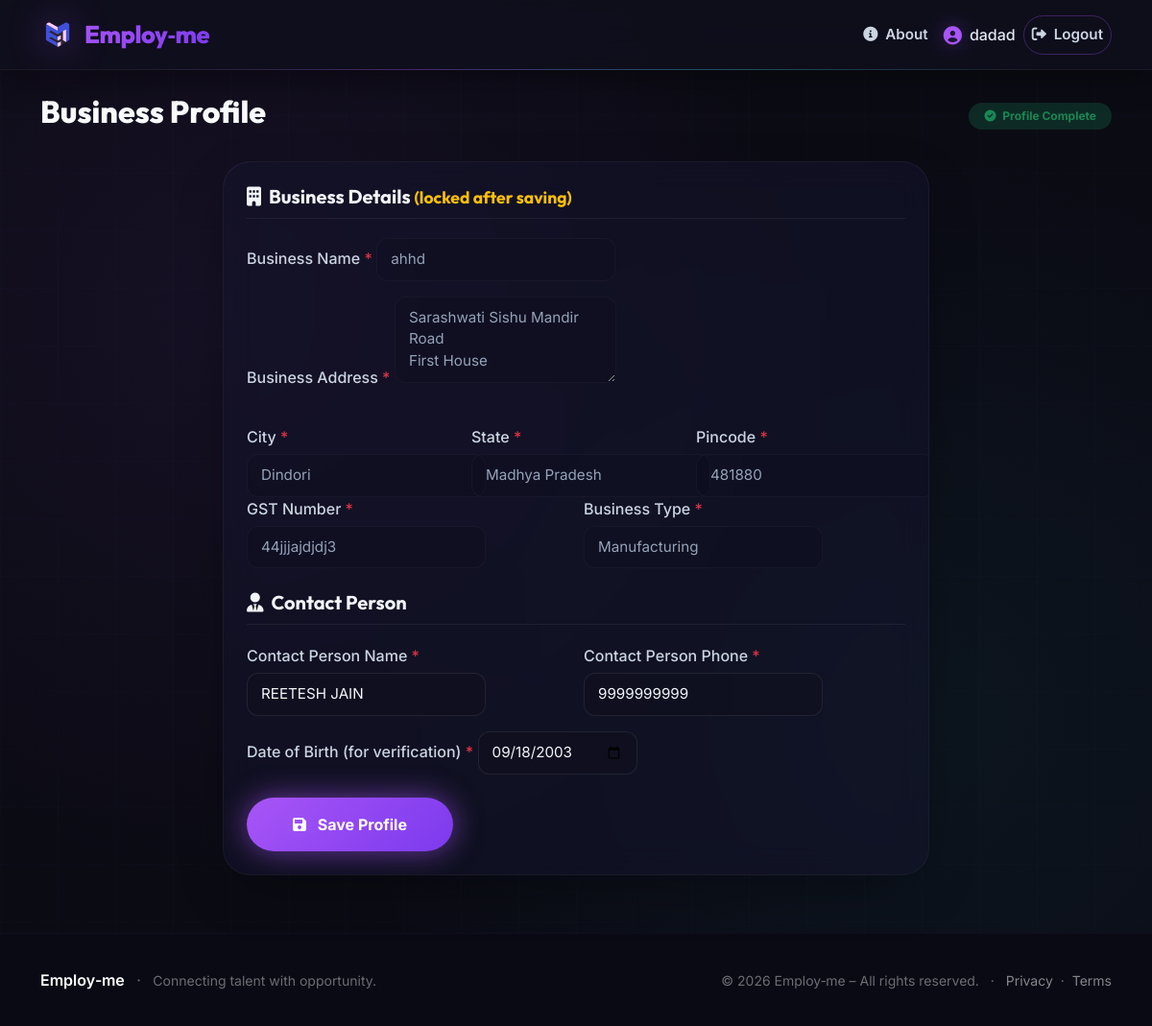
The app's page /employer/profile (signed in), older data.
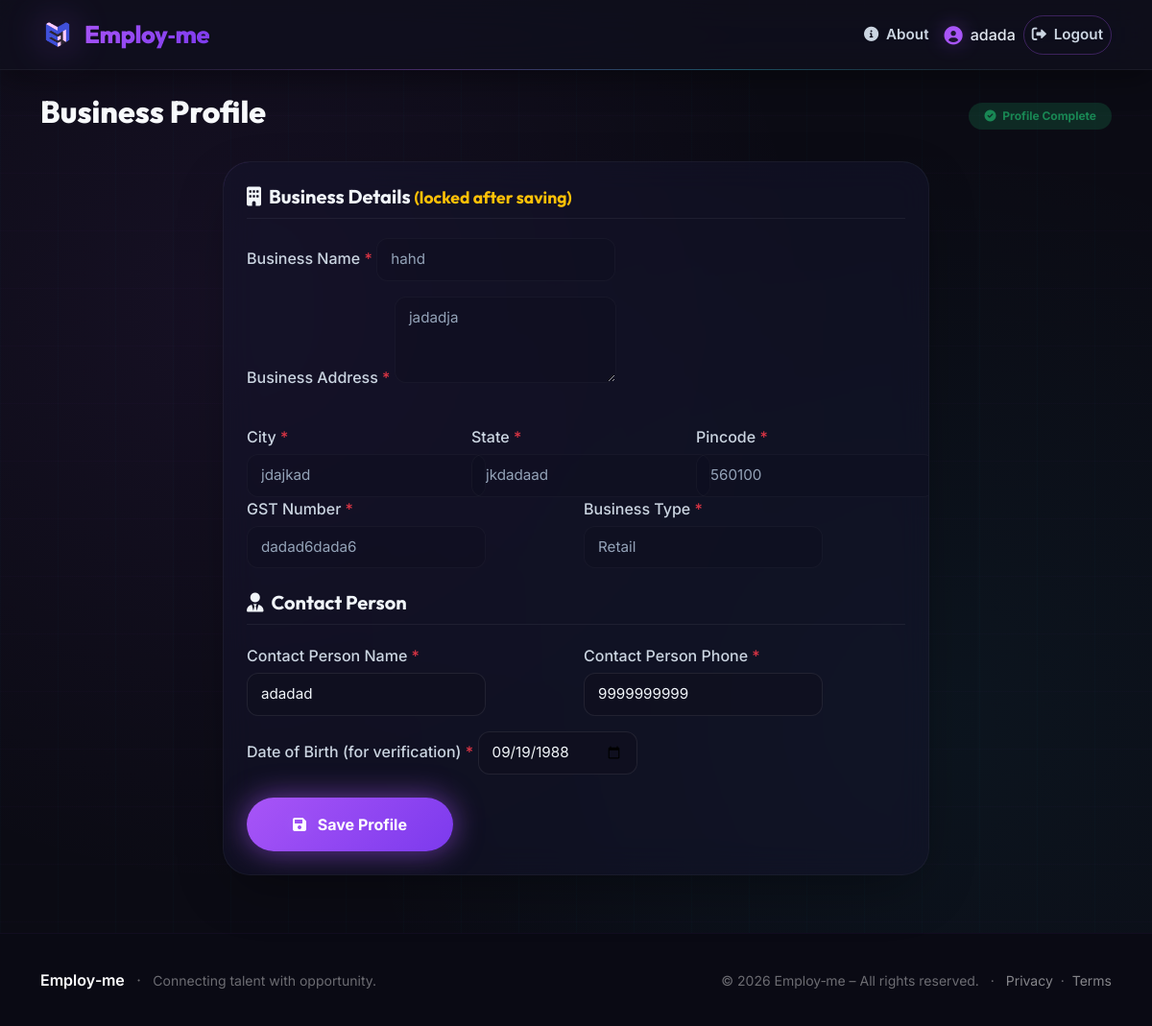
The same page, newer data.
### models.py (models this page shows)
class User(UserMixin, db.Model):
    id = db.Column(db.Integer, primary_key=True)
    email = db.Column(db.String(120), unique=True, nullable=False)
    password_hash = db.Column(db.String(128), nullable=False)
    role = db.Column(db.String(20), nullable=False)  # 'jobseeker' or 'employer'
    name = db.Column(db.String(100), nullable=False)
    created_at = db.Column(db.DateTime, default=datetime.utcnow)
    profile = db.relationship('JobSeekerProfile', backref='user', uselist=False,
                              cascade='all, delete-orphan')
    employer_profile = db.relationship('EmployerProfile', backref='user', uselist=False,
                                       cascade='all, delete-orphan')

class EmployerProfile(db.Model):
    id = db.Column(db.Integer, primary_key=True)
    user_id = db.Column(db.Integer, db.ForeignKey('user.id'), unique=True, nullable=False)
    business_name = db.Column(db.String(150), nullable=False)
    business_address = db.Column(db.String(300), nullable=False)
    gst_number = db.Column(db.String(30), nullable=False)
    business_type = db.Column(db.String(100), nullable=False)
    contact_person_name = db.Column(db.String(100), nullable=False)
    contact_person_phone = db.Column(db.String(15), nullable=False)
    city = db.Column(db.String(100), nullable=False, default='')
    state = db.Column(db.String(100), nullable=False, default='')
    pincode = db.Column(db.String(10), nullable=False, default='')
    dob = db.Column(db.Date, nullable=False, default=date.today)
    verified = db.Column(db.Boolean, default=False, nullable=False)
    created_at = db.Column(db.DateTime, default=datetime.utcnow)

### app.py (the view, shortened to what this page needs)
@app.route('/employer/profile', methods=['GET', 'POST'])
@login_required
@role_required('employer')
def employer_profile():
    profile = EmployerProfile.query.filter_by(user_id=current_user.id).first()
    form = EmployerForm(obj=profile)
    locked_fields = [
        'business_name', 'business_address', 'gst_number', 'business_type',
        'city', 'state', 'pincode'
    ] if profile else []
    if profile:
        for field_name in locked_fields:
            field = getattr(form, field_name, None)
            if field:
                field.validators = [v for v in field.validators if not isinstance(v, DataRequired)]
    if profile:
        form.business_name.data = profile.business_name
        form.business_address.data = profile.business_address
        form.gst_number.data = profile.gst_number
        form.business_type.data = profile.business_type
        form.city.data = profile.city
        form.state.data = profile.state
        form.pincode.data = profile.pincode
        form.contact_person_name.data = profile.contact_person_name
        form.contact_person_phone.data = profile.contact_person_phone
        form.dob.data = profile.dob
    return render_template('employer_profile.html',
                           form=form,
                           profile=profile,
                           locked_fields=locked_fields)

### forms.py
class EmployerForm(FlaskForm):
    business_name = StringField('Business Name', validators=[DataRequired(), Length(max=150)])
    business_address = TextAreaField('Business Address', validators=[DataRequired(), Length(max=300)])
    gst_number = StringField('GST Number', validators=[DataRequired(), Length(max=30)])
    business_type = SelectField('Business Type', choices=[
        ('Retail', 'Retail'),
        ('Wholesale', 'Wholesale'),
        ('Service', 'Service'),
        ('Manufacturing', 'Manufacturing'),
        ('Other', 'Other')
    ], validators=[DataRequired()])
    contact_person_name = StringField('Contact Person Name', validators=[DataRequired(), Length(max=100)])
    contact_person_phone = StringField('Contact Person Phone', validators=[DataRequired(), Length(max=15)])
    dob = DateField('Date of Birth (for verification)', validators=[DataRequired()], format='%Y-%m-%d')
    city = StringField('City', validators=[DataRequired(), Length(max=100)])
    state = StringField('State', validators=[DataRequired(), Length(max=100)])
    pincode = StringField('Pincode', validators=[DataRequired(), validate_pincode])
    submit = SubmitField('Save Business Profile')

### app.py (called while the page is built)
@login_manager.user_loader
def load_user(user_id):
    return User.query.get(int(user_id))

def role_required(role):
    def decorator(func):
        from functools import wraps
        @wraps(func)
        def wrapper(*args, **kwargs):
            if not current_user.is_authenticated or current_user.role != role:
                flash('Access denied.', 'danger')
                return redirect(url_for('index'))
            return func(*args, **kwargs)
        return wrapper
    return decorator

### templates/employer_profile.html (shortened to what this page needs)
{% extends "base.html" %}
{% block content %}
<div class="d-flex justify-content-between align-items-center mb-4">
    <h2 style="font-family: var(--font-display); font-weight: 800; color: #F8FAFC;">Business Profile</h2>
    {% if profile %}
        <span class="badge bg-success bg-opacity-25 text-success px-3 py-2 rounded-pill">
            <i class="fas fa-check-circle me-1"></i> Profile Complete
        </span>
    {% endif %}
</div>
<div class="row justify-content-center">
    <div class="col-md-8">
        <div class="card-modern p-4">
            <form method="POST" id="employer-profile-form" novalidate>
                <h5 class="section-title">
                    <i class="fas fa-building me-2"></i>Business Details
                    {% if locked_fields %}<small class="text-warning">(locked after saving)</small>{% endif %}
                </h5>
                <div class="mb-3">
                    <label class="form-label-custom">
                        {{ form.business_name.label.text }} <span class="text-danger">*</span>
                    </label>
                    {% if 'business_name' in locked_fields %}
                        <input class="form-control-dark" value="{{ form.business_name.data or '' }}" readonly>
                    {% else %}
                        {{ form.business_name(class="form-control-dark", placeholder="Enter your business name") }}
                    {% endif %}
                </div>
                <div class="mb-3">
                    <label class="form-label-custom">
                        {{ form.business_address.label.text }} <span class="text-danger">*</span>
                    </label>
                    {% if 'business_address' in locked_fields %}
                        <textarea class="form-control-dark" rows="3" readonly>{{ form.business_address.data or '' }}</textarea>
                    {% else %}
                        {{ form.business_address(class="form-control-dark", rows=3, placeholder="Full business address") }}
                    {% endif %}
                </div>
                <div class="row g-3 mt-2">
    <div class="col-md-4">
        <label class="form-label-custom">
            {{ form.city.label.text }} <span class="text-danger">*</span>
        </label>
        {% if 'city' in locked_fields %}
            <input class="form-control-dark" value="{{ form.city.data or '' }}" readonly>
        {% else %}
            {{ form.city(class="form-control-dark", placeholder="City") }}
        {% endif %}
    </div>
    <div class="col-md-4">
        <label class="form-label-custom">
            {{ form.state.label.text }} <span class="text-danger">*</span>
        </label>
        {% if 'state' in locked_fields %}
            <input class="form-control-dark" value="{{ form.state.data or '' }}" readonly>
        {% else %}
            {{ form.state(class="form-control-dark", placeholder="State") }}
        {% endif %}
    </div>
    <div class="col-md-4">
        <label class="form-label-custom">
            {{ form.pincode.label.text }} <span class="text-danger">*</span>
        </label>
        {% if 'pincode' in locked_fields %}
            <input class="form-control-dark" value="{{ form.pincode.data or '' }}" readonly>
        {% else %}
            {{ form.pincode(class="form-control-dark", placeholder="6-digit pincode") }}
        {% endif %}
    </div>
</div>
                <div class="row g-3">
                    <div class="col-md-6">
                        <label class="form-label-custom">
                            {{ form.gst_number.label.text }} <span class="text-danger">*</span>
                        </label>
                        {% if 'gst_number' in locked_fields %}
                            <input class="form-control-dark" value="{{ form.gst_number.data or '' }}" readonly>
                        {% else %}
                            {{ form.gst_number(class="form-control-dark", placeholder="22AAAAA0000A1Z5") }}
                        {% endif %}
                    </div>
                    <div class="col-md-6">
                        <label class="form-label-custom">
                            {{ form.business_type.label.text }} <span class="text-danger">*</span>
                        </label>
                        {% if 'business_type' in locked_fields %}
                            <input class="form-control-dark" value="{{ form.business_type.data or '' }}" readonly>
                        {% else %}
                            {{ form.business_type(class="form-select-dark") }}
                        {% endif %}
                    </div>
                </div>
                <h5 class="section-title mt-4"><i class="fas fa-user-tie me-2"></i>Contact Person</h5>
                <div class="row g-3">
                    <div class="col-md-6">
                        <label class="form-label-custom">
                            {{ form.contact_person_name.label.text }} <span class="text-danger">*</span>
                        </label>
                        {{ form.contact_person_name(class="form-control-dark", placeholder="Full name") }}
                    </div>
                    <div class="col-md-6">
                        <label class="form-label-custom">
                            {{ form.contact_person_phone.label.text }} <span class="text-danger">*</span>
                        </label>
                        {{ form.contact_person_phone(class="form-control-dark", placeholder="10-digit mobile number") }}
                    </div>
                </div>
                <div class="mt-3">
                    <label class="form-label-custom">
                        {{ form.dob.label.text }} <span class="text-danger">*</span>
                    </label>
                    {{ form.dob(class="form-control-dark", type="date") }}
                </div>
                <div class="mt-4">
                    <button type="submit" id="save-btn" class="btn btn-primary-gradient px-5">
                        <i class="fas fa-save me-2"></i> Save Profile
                    </button>
                </div>
            </form>
        </div>
    </div>
</div>
{% endblock %}

### templates/base.html (shortened to what this page needs)
<!DOCTYPE html>
<html lang="en">
<head>
    <link href="https://cdn.jsdelivr.net/npm/bootstrap@5.3.0-alpha1/dist/css/bootstrap.min.css" rel="stylesheet" />
    <link rel="stylesheet" href="https://cdnjs.cloudflare.com/ajax/libs/font-awesome/6.0.0/css/all.min.css" />
</head>
<body>
    <nav class="navbar navbar-expand-lg navbar-custom sticky-top">
    <div class="container">
        <a class="navbar-brand" href="{{ url_for('index') }}">
            <img src="{{ url_for('static', filename='images/logo.png') }}" alt="Employ-me logo" />
            <span>Employ‑me</span>
        </a>
        <div class="collapse navbar-collapse" id="navbarNav">
            <ul class="navbar-nav ms-auto align-items-lg-center gap-1 gap-lg-2">
                <li class="nav-item">
                    <a class="nav-link" href="{{ url_for('about') }}">
                        <i class="fas fa-info-circle me-1"></i> About
                    </a>
                </li>
                {% if current_user.is_authenticated %}
                    <li class="nav-item">
                        <span class="navbar-text">
                            <i class="fas fa-user-circle"></i>
                            {{ current_user.name }}
                        </span>
                    </li>
                    <li class="nav-item">
                        <a class="nav-link btn-outline-custom" href="{{ url_for('logout') }}">
                            <i class="fas fa-sign-out-alt me-1"></i> Logout
                        </a>
                    </li>
                {% endif %}
            </ul>
        </div>
    </div>
</nav>
    <main>
        <div class="container my-4">
            {% block content %}{% endblock %}
        </div>
    </main>
    <footer class="footer-custom">
        <div class="container">
            <div class="row align-items-center">
                <div class="col-md-6 text-center text-md-start">
                    <span class="fw-semibold text-white">Employ‑me</span>
                    <span class="mx-2">·</span>
                    <span class="small">Connecting talent with opportunity.</span>
                </div>
                <div class="col-md-6 text-center text-md-end small">
                    &copy; 2026 Employ‑me – All rights reserved.
                    <span class="mx-2">·</span>
                    <a href="#" class="text-white-50">Privacy</a>
                    <span class="mx-1">·</span>
                    <a href="#" class="text-white-50">Terms</a>
                </div>
            </div>
        </div>
    </footer>
</body>
</html>

### templates/employer_profile.html (style rules this page uses)
.section-title { font-family: var(--font-display); font-weight: 700; color: var(--text-primary); border-bottom: 1px solid rgba(255,255,255,0.06); padding-bottom: 10px; margin-bottom: 20px; }
.form-label-custom { font-weight: 500; color: #CBD5E1; margin-bottom: 6px; }
.form-control-dark, .form-select-dark { background: rgba(15, 15, 30, 0.6); border: 1px solid rgba(255, 255, 255, 0.08); border-radius: 12px; color: #F1F5F9; padding: 10px 14px; font-size: 0.95rem; transition: all 0.3s ease; }
.form-control-dark[readonly], .form-select-dark[readonly] { background: rgba(15, 15, 30, 0.3); border-color: rgba(255, 255, 255, 0.03); color: #94A3B8; cursor: not-allowed; }

Row changes from the older to the newer data that the page shows:
changed User: name "dadad" → "adada"
changed EmployerProfile: business_name "ahhd" → "hahd"; business_address "Sarashwati Sishu Mandir Road First House" → "jadadja"; city "Dindori" → "jdajkad"; state "Madhya Pradesh" → "jkdadaad"; pincode "481880" → "560100"; gst_number "44jjjajdjdj3" → "dadad6dada6"; business_type "Manufacturing" → "Retail"; contact_person_name "REETESH JAIN" → "adadad"; dob "09/18/2003" → "09/19/1988"
